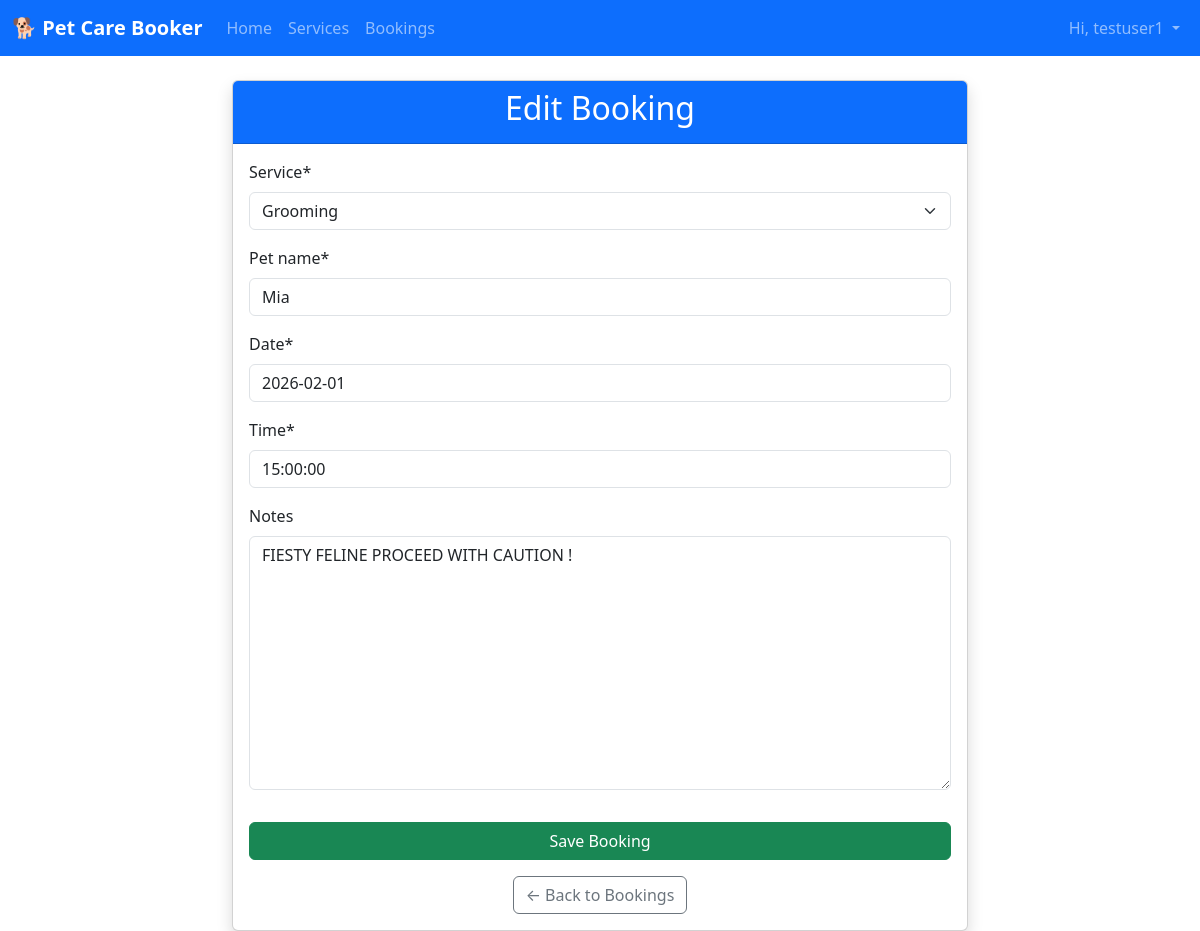
Page /bookings/2/edit/ (signed in) on the committed database.
### accounts/models.py (models this page shows, shortened)
class Booking(models.Model):
    SERVICE_CHOICES = [
        ('dog_walking', 'Dog Walking'),
        ('grooming', 'Grooming'),
        ('boarding', 'Boarding'),
    ]
    user = models.ForeignKey(User, on_delete=models.CASCADE)
    service = models.CharField(max_length=20, choices=SERVICE_CHOICES)
    pet_name = models.CharField(max_length=100)
    date = models.DateField()
    time = models.TimeField()
    notes = models.TextField(blank=True)
    created = models.DateTimeField(auto_now_add=True)

### accounts/views.py (the view, shortened to what this page needs)
# urls.py: path("bookings/<int:pk>/edit/", BookingUpdateView.as_view(), name="booking_update"),
class BookingUpdateView(LoginRequiredMixin, UpdateView):
    model = Booking
    fields = ["service", "pet_name", "date", "time", "notes"]
    template_name = "accounts/booking_form.html"
    login_url = "login"
    redirect_field_name = "next"
    def get_queryset(self):
        return Booking.objects.filter(user=self.request.user)

### accounts/templates/accounts/booking_form.html (shortened to what this page needs)
{% extends 'accounts/base.html' %}
{% load crispy_forms_tags %}
{% block content %}
<div class="row justify-content-center">
  <div class="col-lg-8">
    <div class="card shadow">
      <div class="card-header bg-primary text-white text-center">
        <h2>{% if object %}Edit{% else %}New{% endif %} Booking</h2>
      </div>
      <div class="card-body">
        <form method="post">
          {{ form|crispy }}
          <button type="submit" class="btn btn-success w-100 mt-3">Save Booking</button>
        </form>
        <div class="mt-3 text-center">
          <a href="{% url 'bookings' %}" class="btn btn-outline-secondary">
            ← Back to Bookings
          </a>
        </div>
      </div>
    </div>
  </div>
</div>
{% endblock %}

### accounts/templates/accounts/base.html (shortened to what this page needs)
<!DOCTYPE html>
<html lang="en">
<head>
  <link href="https://cdn.jsdelivr.net/npm/bootstrap@5.3.3/dist/css/bootstrap.min.css" rel="stylesheet">
</head>
<body>
  <nav class="navbar navbar-expand-lg navbar-dark bg-primary">
    <div class="container-fluid">
      <a class="navbar-brand fw-bold" href="/">🐕 Pet Care Booker</a>
      <div class="collapse navbar-collapse" id="navbarNav">
        <ul class="navbar-nav me-auto">
          <li class="nav-item">
            <a class="nav-link" href="/">Home</a>
          </li>
          <li class="nav-item">
            <a class="nav-link" href="{% url 'services' %}">Services</a>
          </li>
          <li class="nav-item">
            <a class="nav-link" href="{% url 'bookings' %}">Bookings</a>
          </li>
        </ul>
        <ul class="navbar-nav">
          {% if user.is_authenticated %}
            <li class="nav-item dropdown">
              <a class="nav-link dropdown-toggle" href="#" role="button" data-bs-toggle="dropdown" aria-expanded="false">
                Hi, {{ user.username }}
              </a>
            </li>
          {% endif %}
        </ul>
      </div>
    </div>
  </nav>
  <main class="container mt-4">
    {% block content %}{% endblock %}
  </main>
</body>
</html>

### rows in the picture
Booking: service "Grooming", pet_name "Mia", date "2026-02-01", time "15:00:00", notes "FIESTY FELINE PROCEED WITH CAUTION !"

### other values in the picture
{{ user.username }} "testuser1"
